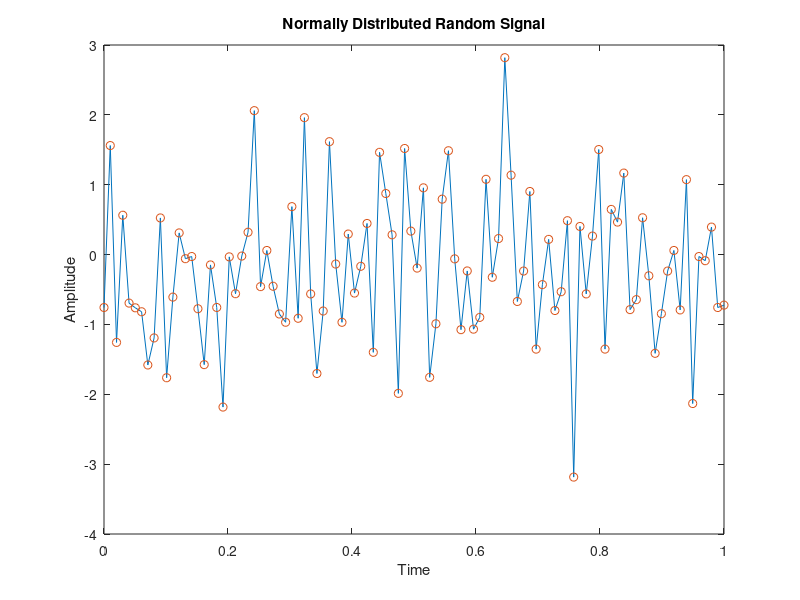

MATLAB code for this plot:
% Generate a normally distributed random signal of length 100 samples
clear all;
close all;

% Define time vector
t = linspace(0, 1, 100);

% Generate normally distributed random signal
y = randn(1, 100);

% Plot the signal
plot(t, y, t, y, 'o'); % The 'o' option adds markers to the plot
xlabel('Time');
ylabel('Amplitude');
title('Normally Distributed Random Signal');
